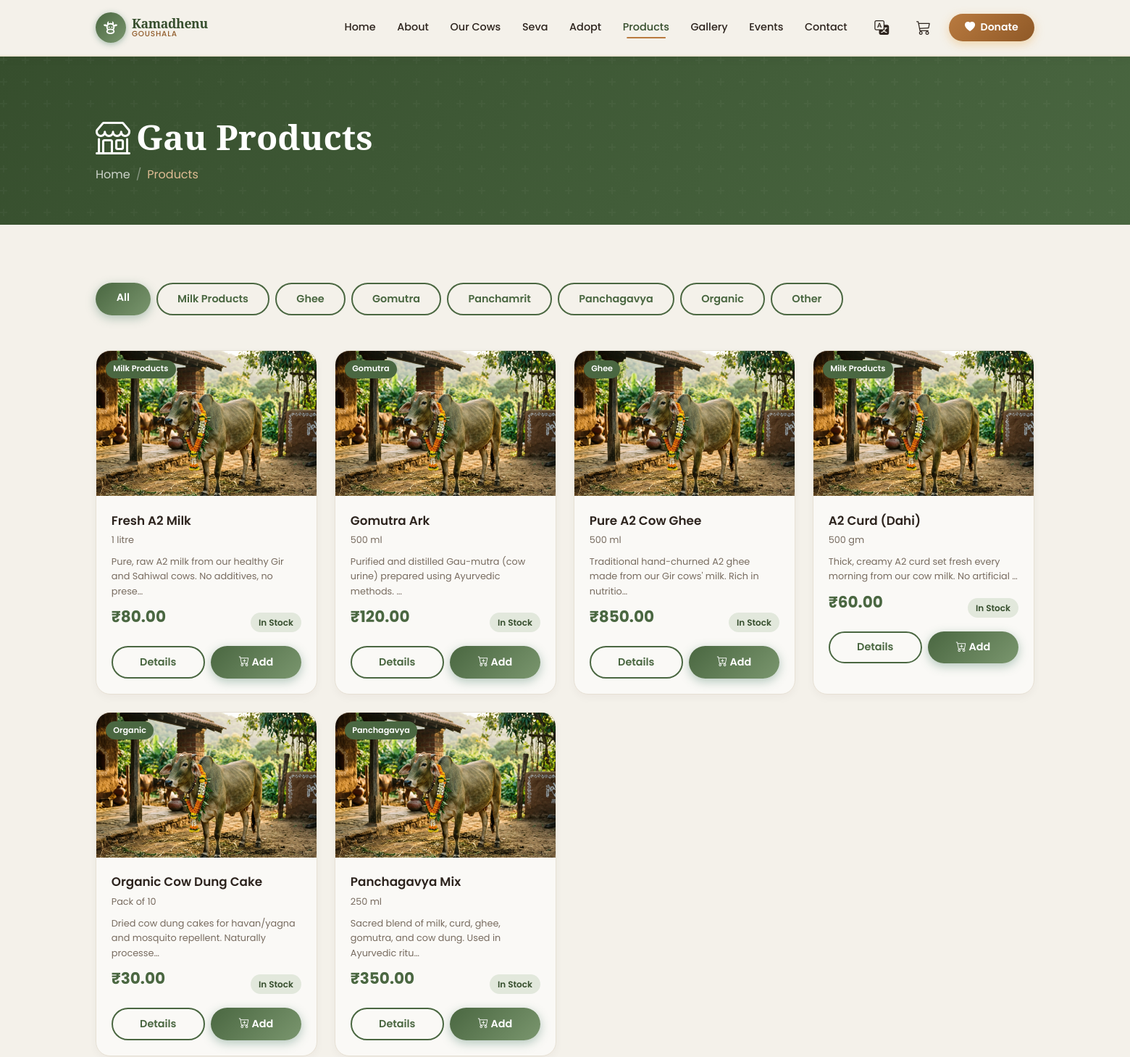
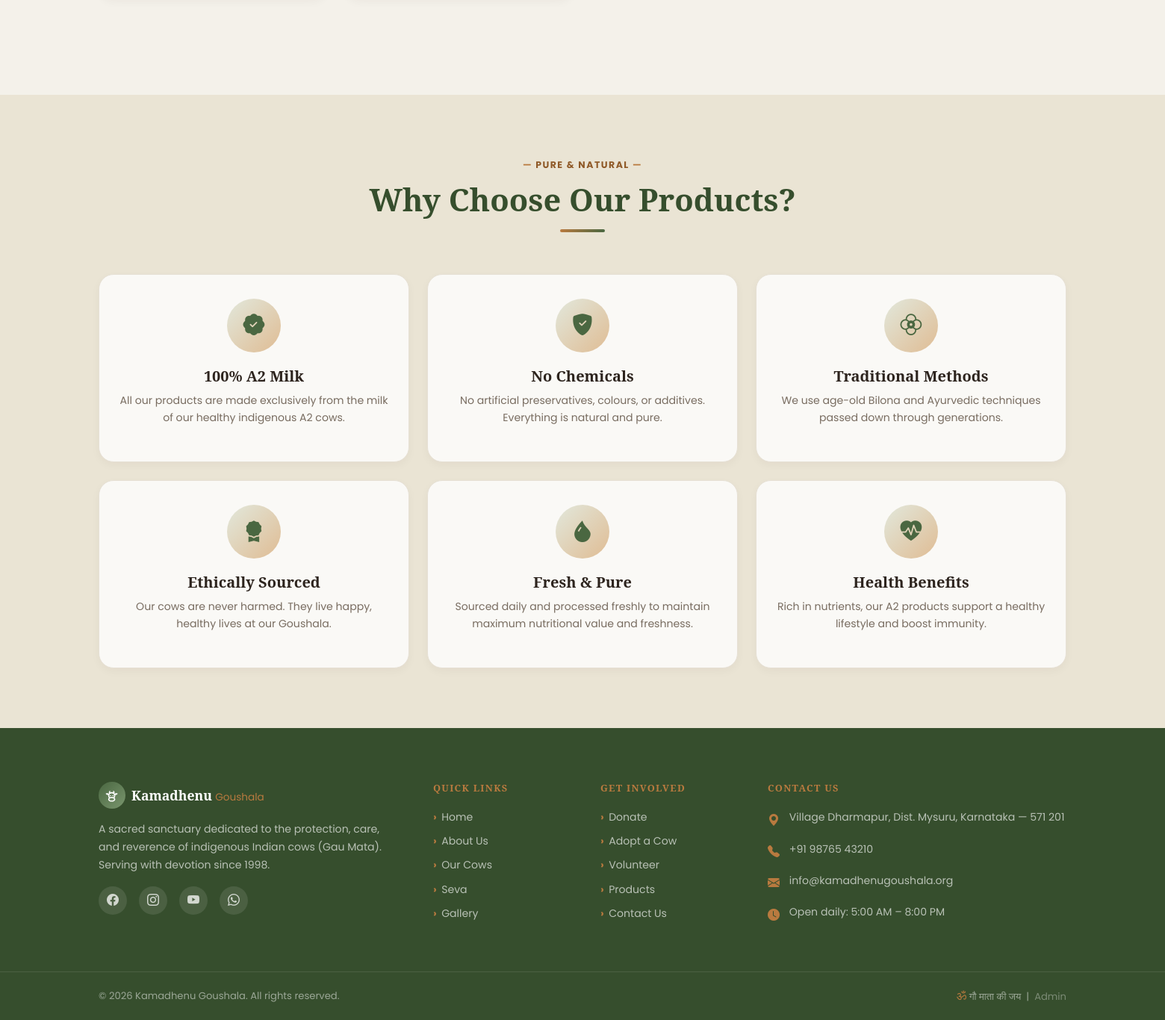
/products.php, run on the app's committed database (2 pictures, top to bottom).
### tables this page shows
CREATE TABLE IF NOT EXISTS `products` (
  `id`          INT UNSIGNED NOT NULL AUTO_INCREMENT,
  `name`        VARCHAR(150) NOT NULL,
  `category`    ENUM('Milk Products','Ghee','Gomutra','Panchamrit','Panchagavya','Organic','Other') NOT NULL DEFAULT 'Other',
  `price`       DECIMAL(8,2) UNSIGNED NOT NULL DEFAULT 0.00,
  `unit`        VARCHAR(40)  NOT NULL DEFAULT '1 kg',
  `stock_qty`   INT UNSIGNED NOT NULL DEFAULT 0,
  `description` TEXT DEFAULT NULL,
  `image`       VARCHAR(255) DEFAULT NULL,
  `is_featured` TINYINT(1) NOT NULL DEFAULT 0,
  `is_active`   TINYINT(1) NOT NULL DEFAULT 1,
  `created_at`  TIMESTAMP NOT NULL DEFAULT CURRENT_TIMESTAMP,
  `updated_at`  TIMESTAMP NOT NULL DEFAULT CURRENT_TIMESTAMP ON UPDATE CURRENT_TIMESTAMP,
  PRIMARY KEY (`id`),
  INDEX `idx_products_category` (`category`),
  INDEX `idx_products_is_active` (`is_active`)
);

### includes/functions.php (called while the page is built, shortened)
<?php
function e(string $str): string {
    return htmlspecialchars($str, ENT_QUOTES | ENT_SUBSTITUTE, 'UTF-8');
}
function img_url(string $subdir, ?string $filename): string {
    if (empty($filename)) return PLACEHOLDER_IMG;
    return UPLOAD_URL . $subdir . '/' . e($filename);
}
function paginate(PDO $pdo, string $countSql, string $dataSql, array $params, int $page, int $perPage = ITEMS_PER_PAGE): array {
    $page    = max(1, (int)$page);
    $offset  = ($page - 1) * $perPage;
    $stmtCount = $pdo->prepare($countSql);
    $stmtCount->execute($params);
    $total = (int)$stmtCount->fetchColumn();
    $stmtData = $pdo->prepare($dataSql . " LIMIT :limit OFFSET :offset");
    $stmtData->bindValue(':limit',  $perPage, PDO::PARAM_INT);
    $stmtData->bindValue(':offset', $offset,  PDO::PARAM_INT);
    $stmtData->execute();
    $items = $stmtData->fetchAll();
    return [
        'items'        => $items,
        'total'        => $total,
        'total_pages'  => (int)ceil($total / $perPage),
        'current_page' => $page,
        'per_page'     => $perPage,
    ];
}
function format_inr(float $amount): string {
    return '₹' . number_format($amount, 2);
}
function sanitize(string $input): string {
    return trim(strip_tags($input));
}

### products.php (the view, shortened to what this page needs)
<?php
require_once __DIR__ . '/config/database.php';
require_once __DIR__ . '/includes/functions.php';
$pdo = getDBConnection();
$page     = isset($_GET['page'])     ? max(1, (int)$_GET['page']) : 1;
$category = sanitize($_GET['cat']   ?? '');
$where  = ['p.is_active = 1'];
$params = [];
$whereStr = implode(' AND ', $where);
$countSql = "SELECT COUNT(*) FROM products p WHERE $whereStr";
$dataSql  = "SELECT * FROM products p WHERE $whereStr ORDER BY p.is_featured DESC, p.name ASC";
$pagData  = paginate($pdo, $countSql, $dataSql, $params, $page);
$activePage = 'products';
require_once __DIR__ . '/includes/header.php';
require_once __DIR__ . '/includes/navbar.php';
?>
<section class="kg-page-banner">
  <div class="container">
    <h1><i class="bi bi-shop me-2"></i>Gau Products</h1>
    <nav aria-label="breadcrumb">
      <ol class="breadcrumb mb-0">
        <li class="breadcrumb-item"><a href="<?= BASE_URL ?>/">Home</a></li>
        <li class="breadcrumb-item active">Products</li>
      </ol>
    </nav>
  </div>
</section>
<section class="kg-section">
  <div class="container">
    <div class="d-flex flex-wrap gap-2 mb-5">
      <a href="<?= BASE_URL ?>/products.php" class="btn btn-sm <?= $category === '' ? 'btn-kg-primary' : 'btn-kg-outline' ?>">All</a>
      <?php foreach (['Milk Products','Ghee','Gomutra','Panchamrit','Panchagavya','Organic','Other'] as $cat): ?>
      <a href="<?= BASE_URL ?>/products.php?cat=<?= urlencode($cat) ?>"
         class="btn btn-sm <?= $category === $cat ? 'btn-kg-primary' : 'btn-kg-outline' ?>">
        <?= e($cat) ?>
      </a>
      <?php endforeach; ?>
    </div>
    <?php if (empty($pagData['items'])): ?>
    <div class="text-center py-5">
      <i class="bi bi-bag-x" style="font-size:3rem;color:var(--kg-border);"></i>
      <h4 class="mt-3 text-muted">No products found</h4>
      <a href="<?= BASE_URL ?>/products.php" class="btn btn-kg-primary mt-2">View All Products</a>
    </div>
    <?php else: ?>
    <div class="row g-4">
      <?php foreach ($pagData['items'] as $prod): ?>
      <div class="col-md-6 col-lg-3">
        <div class="kg-product-card">
          <div class="kg-product-card-img">
            <img src="<?= img_url('products', $prod['image']) ?>"
                 alt="<?= e($prod['name']) ?>"
                 loading="lazy"
                 onerror="this.src='<?= BASE_URL ?>/assets/images/placeholder.jpg'">
            <span class="kg-product-tag"><?= e($prod['category']) ?></span>
          </div>
          <div class="kg-product-card-body">
            <div class="kg-product-name"><?= e($prod['name']) ?></div>
            <div class="kg-product-unit"><?= e($prod['unit']) ?></div>
            <?php if (!empty($prod['description'])): ?>
            <p style="font-size:.8rem;color:var(--kg-text-muted);margin-bottom:.5rem;">
              <?= e(mb_strimwidth($prod['description'], 0, 80, '…')) ?>
            </p>
            <?php endif; ?>
            <div class="d-flex align-items-center justify-content-between mb-2">
              <div class="kg-product-price"><?= format_inr((float)$prod['price']) ?></div>
              <?php if ($prod['stock_qty'] > 0): ?>
              <small class="kg-badge-green">In Stock</small>
              <?php else: ?>
              <small class="kg-badge-red">Out of Stock</small>
              <?php endif; ?>
            </div>
            <div class="d-flex gap-2">
              <a href="<?= BASE_URL ?>/product-details.php?id=<?= (int)$prod['id'] ?>" class="btn btn-sm btn-kg-outline flex-grow-1">Details</a>
              <button type="button" class="btn btn-sm btn-kg-primary flex-grow-1" onclick="addToCart(<?= (int)$prod['id'] ?>)">
                <i class="bi bi-cart-plus"></i> Add
              </button>
            </div>
          </div>
        </div>
      </div>
      <?php endforeach; ?>
    </div>
    <?php endif; ?>
  </div>
</section>
<section class="kg-section kg-section-alt">
  <div class="container">
    <div class="kg-section-header">
      <div class="kg-section-label">Pure &amp; Natural</div>
      <h2 class="kg-section-title">Why Choose Our Products?</h2>
      <div class="kg-divider"></div>
    </div>
    <div class="row g-4">
      <?php
      $reasons = [
        ['icon'=>'patch-check-fill','title'=>'100% A2 Milk','desc'=>'All our products are made exclusively from the milk of our healthy indigenous A2 cows.'],
        ['icon'=>'shield-fill-check','title'=>'No Chemicals','desc'=>'No artificial preservatives, colours, or additives. Everything is natural and pure.'],
        ['icon'=>'flower2','title'=>'Traditional Methods','desc'=>'We use age-old Bilona and Ayurvedic techniques passed down through generations.'],
        ['icon'=>'award-fill','title'=>'Ethically Sourced','desc'=>'Our cows are never harmed. They live happy, healthy lives at our Goushala.'],
        ['icon'=>'droplet-fill','title'=>'Fresh & Pure','desc'=>'Sourced daily and processed freshly to maintain maximum nutritional value and freshness.'],
        ['icon'=>'heart-pulse-fill','title'=>'Health Benefits','desc'=>'Rich in nutrients, our A2 products support a healthy lifestyle and boost immunity.']
      ];
      foreach ($reasons as $r): ?>
      <div class="col-md-6 col-lg-4">
        <div class="kg-seva-card text-center" style="height:100%; border-color:var(--kg-border);">
          <div class="kg-seva-icon"><i class="bi bi-<?= $r['icon'] ?>"></i></div>
          <h5><?= e($r['title']) ?></h5>
          <p style="color:var(--kg-text-muted);font-size:.88rem;"><?= e($r['desc']) ?></p>
        </div>
      </div>
      <?php endforeach; ?>
    </div>
  </div>
</section>
<?php require_once __DIR__ . '/includes/footer.php'; ?>

### includes/header.php (shortened to what this page needs)
<!DOCTYPE html>
<html lang="en">
<head>
  <link rel="stylesheet" href="https://cdn.jsdelivr.net/npm/bootstrap@5.3.3/dist/css/bootstrap.min.css">
  <link rel="stylesheet" href="https://cdn.jsdelivr.net/npm/bootstrap-icons@1.11.3/font/bootstrap-icons.css">
  <link rel="stylesheet" href="<?= BASE_URL ?>/assets/css/style.css?v=<?= time() ?>">
</head>
<body>

### includes/navbar.php (shortened to what this page needs)
<?php
$activePage = $activePage ?? '';
function nav_active(string $page, string $current): string {
    return $page === $current ? 'active' : '';
}
?>
<nav class="navbar navbar-expand-lg navbar-light kg-navbar sticky-top" id="mainNav">
  <div class="container">
    <a class="navbar-brand kg-navbar-brand d-flex align-items-center gap-2" href="<?= BASE_URL ?>/">
      <span class="kg-logo-icon"><?= get_cow_logo_svg() ?></span>
      <span class="kg-brand-text">
        <span class="kg-brand-main">Kamadhenu</span>
        <span class="kg-brand-sub">Goushala</span>
      </span>
    </a>
    <div class="collapse navbar-collapse" id="navbarNav">
      <ul class="navbar-nav ms-auto align-items-lg-center gap-lg-1">
        <li class="nav-item">
          <a class="nav-link <?= nav_active('home', $activePage) ?>" href="<?= BASE_URL ?>/">Home</a>
        </li>
        <li class="nav-item">
          <a class="nav-link <?= nav_active('about', $activePage) ?>" href="<?= BASE_URL ?>/about.php">About</a>
        </li>
        <li class="nav-item">
          <a class="nav-link <?= nav_active('cows', $activePage) ?>" href="<?= BASE_URL ?>/cows.php">Our Cows</a>
        </li>
        <li class="nav-item">
          <a class="nav-link <?= nav_active('seva', $activePage) ?>" href="<?= BASE_URL ?>/seva.php">Seva</a>
        </li>
        <li class="nav-item">
          <a class="nav-link <?= nav_active('adopt', $activePage) ?>" href="<?= BASE_URL ?>/adopt.php">Adopt</a>
        </li>
        <li class="nav-item">
          <a class="nav-link <?= nav_active('products', $activePage) ?>" href="<?= BASE_URL ?>/products.php">Products</a>
        </li>
        <li class="nav-item">
          <a class="nav-link <?= nav_active('gallery', $activePage) ?>" href="<?= BASE_URL ?>/gallery.php">Gallery</a>
        </li>
        <li class="nav-item">
          <a class="nav-link <?= nav_active('events', $activePage) ?>" href="<?= BASE_URL ?>/events.php">Events</a>
        </li>
        <li class="nav-item">
          <a class="nav-link <?= nav_active('contact', $activePage) ?>" href="<?= BASE_URL ?>/contact.php">Contact</a>
        </li>
        <li class="nav-item dropdown ms-lg-2">
          <a class="nav-link dropdown-toggle d-flex align-items-center gap-1" href="#" id="languageDropdown" role="button" data-bs-toggle="dropdown" aria-expanded="false">
            <i class="bi bi-translate fs-5"></i>
          </a>
        </li>
        <li class="nav-item ms-lg-2 position-relative">
          <a class="nav-link" href="#" data-bs-toggle="offcanvas" data-bs-target="#cartOffcanvas" aria-controls="cartOffcanvas" title="View Cart">
            <i class="bi bi-cart3 fs-5"></i>
          </a>
        </li>
        <li class="nav-item ms-lg-2">
          <a class="btn kg-btn-donate" href="<?= BASE_URL ?>/donate.php">
            <i class="bi bi-heart-fill me-1"></i> Donate
          </a>
        </li>
      </ul>
    </div>
  </div>
</nav>

### includes/footer.php (shortened to what this page needs)
<footer class="kg-footer mt-auto">
  <div class="kg-footer-top">
    <div class="container">
      <div class="row g-5">
        <div class="col-lg-4 col-md-6">
          <div class="kg-footer-brand d-flex align-items-center gap-2 mb-3">
            <span class="kg-logo-icon-sm"><?= get_cow_logo_svg() ?></span>
            <span>
              <span class="kg-footer-brand-main">Kamadhenu</span>
              <span class="kg-footer-brand-sub"> Goushala</span>
            </span>
          </div>
          <p class="kg-footer-desc">
            A sacred sanctuary dedicated to the protection, care, and reverence of indigenous Indian cows (Gau Mata). Serving with devotion since 1998.
          </p>
          <div class="d-flex gap-3 mt-3">
            <a href="#" class="kg-social-link" aria-label="Facebook"><i class="bi bi-facebook"></i></a>
            <a href="#" class="kg-social-link" aria-label="Instagram"><i class="bi bi-instagram"></i></a>
            <a href="#" class="kg-social-link" aria-label="YouTube"><i class="bi bi-youtube"></i></a>
            <a href="#" class="kg-social-link" aria-label="WhatsApp"><i class="bi bi-whatsapp"></i></a>
          </div>
        </div>
        <div class="col-lg-2 col-md-6">
          <h6 class="kg-footer-heading">Quick Links</h6>
          <ul class="kg-footer-links">
            <li><a href="<?= BASE_URL ?>/">Home</a></li>
            <li><a href="<?= BASE_URL ?>/about.php">About Us</a></li>
            <li><a href="<?= BASE_URL ?>/cows.php">Our Cows</a></li>
            <li><a href="<?= BASE_URL ?>/seva.php">Seva</a></li>
            <li><a href="<?= BASE_URL ?>/gallery.php">Gallery</a></li>
          </ul>
        </div>
        <div class="col-lg-2 col-md-6">
          <h6 class="kg-footer-heading">Get Involved</h6>
          <ul class="kg-footer-links">
            <li><a href="<?= BASE_URL ?>/donate.php">Donate</a></li>
            <li><a href="<?= BASE_URL ?>/adopt.php">Adopt a Cow</a></li>
            <li><a href="<?= BASE_URL ?>/volunteer.php">Volunteer</a></li>
            <li><a href="<?= BASE_URL ?>/products.php">Products</a></li>
            <li><a href="<?= BASE_URL ?>/contact.php">Contact Us</a></li>
          </ul>
        </div>
        <div class="col-lg-4 col-md-6">
          <h6 class="kg-footer-heading">Contact Us</h6>
          <ul class="kg-footer-contact">
            <li>
              <i class="bi bi-geo-alt-fill"></i>
              <span><?= e(SITE_ADDRESS) ?></span>
            </li>
            <li>
              <i class="bi bi-telephone-fill"></i>
              <a href="tel:<?= e(SITE_PHONE) ?>"><?= e(SITE_PHONE) ?></a>
            </li>
            <li>
              <i class="bi bi-envelope-fill"></i>
              <a href="mailto:<?= e(SITE_EMAIL) ?>"><?= e(SITE_EMAIL) ?></a>
            </li>
            <li>
              <i class="bi bi-clock-fill"></i>
              <span>Open daily: 5:00 AM – 8:00 PM</span>
            </li>
          </ul>
        </div>
      </div>
    </div>
  </div>
  <div class="kg-footer-bottom">
    <div class="container">
      <div class="row align-items-center">
        <div class="col-md-6 text-center text-md-start">
          <p class="mb-0">© <?= date('Y') ?> <?= e(SITE_NAME) ?>. All rights reserved.</p>
        </div>
        <div class="col-md-6 text-center text-md-end mt-2 mt-md-0">
          <p class="mb-0">
            <span class="kg-om-symbol">ॐ</span> गौ माता की जय
            &nbsp;|&nbsp;
            <a href="<?= BASE_URL ?>/admin/login.php" class="kg-footer-admin-link">Admin</a>
          </p>
        </div>
      </div>
    </div>
  </div>
</footer>
</body>
</html>

### includes/footer.php (style rules this page uses)
body { top: 0px !important; position: relative !important; }
html { height: 100%; }

### data on the page
products: category "Milk Products", name "Fresh A2 Milk", unit "1 litre", description "Pure, raw A2 milk from our healthy Gir and Sahiwal cows. No additives, no prese…", price "₹80.00", stock_qty "In Stock"
products: category "Gomutra", name "Gomutra Ark", unit "500 ml", description "Purified and distilled Gau-mutra (cow urine) prepared using Ayurvedic methods. …", price "₹120.00", stock_qty "In Stock"
products: category "Ghee", name "Pure A2 Cow Ghee", unit "500 ml", description "Traditional hand-churned A2 ghee made from our Gir cows' milk. Rich in nutritio…", price "₹850.00", stock_qty "In Stock"
products: category "Milk Products", name "A2 Curd (Dahi)", unit "500 gm", description "Thick, creamy A2 curd set fresh every morning from our cow milk. No artificial …", price "₹60.00", stock_qty "In Stock"
products: category "Organic", name "Organic Cow Dung Cake", unit "Pack of 10", description "Dried cow dung cakes for havan/yagna and mosquito repellent. Naturally processe…", price "₹30.00", stock_qty "In Stock"
products: category "Panchagavya", name "Panchagavya Mix", unit "250 ml", description "Sacred blend of milk, curd, ghee, gomutra, and cow dung. Used in Ayurvedic ritu…", price "₹350.00", stock_qty "In Stock"

### other printed values
$cat "Milk Products"
$cat "Ghee"
$cat "Gomutra"
$cat "Panchamrit"
$cat "Panchagavya"
$cat "Organic"
$cat "Other"
$r['title'] "100% A2 Milk"
$r['desc'] "All our products are made exclusively from the milk of our healthy indigenous A2 cows."
$r['title'] "No Chemicals"
$r['desc'] "No artificial preservatives, colours, or additives. Everything is natural and pure."
$r['title'] "Traditional Methods"
$r['desc'] "We use age-old Bilona and Ayurvedic techniques passed down through generations."
$r['title'] "Ethically Sourced"
$r['desc'] "Our cows are never harmed. They live happy, healthy lives at our Goushala."
